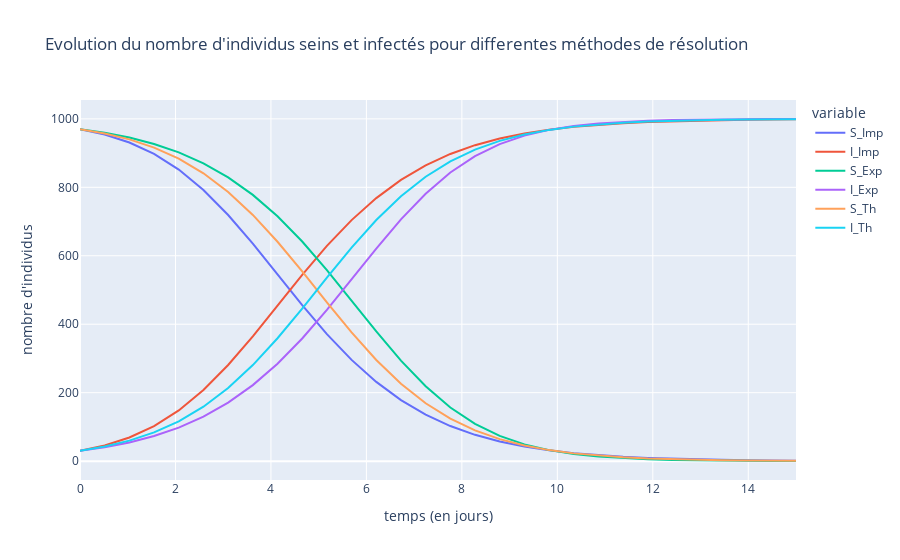

Notebook source saved alongside this figure:
### Markdown cell above
On convertit nos données sous forme pandas pour pouvoir les visualiser sur un graphique interactif pour pouvoir zoomer si besoin dans certaines zones. On peut cliquer sur les variables sur le coté pour les faire disparaitres si besoin et se concentrer que sur certaines courbes.

### Code cell
# Transformation en pandas
df = pd.DataFrame({'S_Imp':XEI[:,0] ,'I_Imp':XEI[:,1], 'S_Exp':XEE[:,0], 'I_Exp':XEE[:,1],'S_Th':XTH[:,0], 'I_Th':XTH[:,1]
                   }) 
df.insert(0, 'temps (en jours)', T) # ajout du temps en jours en colonne 1

# Affichage avec plotly
fig = px.line(df, x='temps (en jours)', y=['S_Imp','I_Imp','S_Exp','I_Exp','S_Th','I_Th'], labels=dict(index="temps (en jours)", value="nombre d'individus", title=""), title="Evolution du nombre d'individus seins et infectés pour differentes méthodes de résolution")
fig.show()

### Figure 1 — Plotly figure (JSON) as saved in the notebook; plotly's stock layout.template omitted (floating-point values rounded to 4 significant figures)
{"data": [{"hovertemplate": "variable=S_Imp<br>temps (en jours)=%{x}<br>nombre d'individus=%{y}<extra></extra>", "legendgroup": "S_Imp", "line": {"color": "#636efa", "dash": "solid"}, "marker": {"symbol": "circle"}, "mode": "lines", "name": "S_Imp", "orientation": "v", "showlegend": true, "type": "scatter", "x": [0, 0.5172, 1.034, 1.552, 2.069, 2.586, 3.103, 3.621, 4.138, 4.655, 5.172, 5.69, 6.207, 6.724, 7.241, 7.759, 8.276, 8.793, 9.31, 9.828, 10.34, 10.86, 11.38, 11.9, 12.41, 12.93, 13.45, 13.97, 14.48, 15], "xaxis": "x", "y": [970, 954.2, 930.9, 897.6, 851.9, 792.3, 719.2, 635.3, 545.5, 455.7, 371.2, 295.8, 231.4, 178.3, 135.8, 102.5, 76.84, 57.29, 42.54, 31.5, 23.27, 17.16, 12.64, 9.304, 6.844, 5.031, 3.697, 2.716, 1.995, 1.466], "yaxis": "y"}, {"hovertemplate": "variable=I_Imp<br>temps (en jours)=%{x}<br>nombre d'individus=%{y}<extra></extra>", "legendgroup": "I_Imp", "line": {"color": "#EF553B", "dash": "solid"}, "marker": {"symbol": "circle"}, "mode": "lines", "name": "I_Imp", "orientation": "v", "showlegend": true, "type": "scatter", "x": [0, 0.5172, 1.034, 1.552, 2.069, 2.586, 3.103, 3.621, 4.138, 4.655, 5.172, 5.69, 6.207, 6.724, 7.241, 7.759, 8.276, 8.793, 9.31, 9.828, 10.34, 10.86, 11.38, 11.9, 12.41, 12.93, 13.45, 13.97, 14.48, 15], "xaxis": "x", "y": [30, 45.83, 69.14, 102.4, 148.1, 207.7, 280.8, 364.7, 454.5, 544.3, 628.8, 704.2, 768.6, 821.7, 864.2, 897.5, 923.2, 942.7, 957.5, 968.5, 976.7, 982.8, 987.4, 990.7, 993.2, 995.0, 996.3, 997.3, 998.0, 998.5], "yaxis": "y"}, {"hovertemplate": "variable=S_Exp<br>temps (en jours)=%{x}<br>nombre d'individus=%{y}<extra></extra>", "legendgroup": "S_Exp", "line": {"color": "#00cc96", "dash": "solid"}, "marker": {"symbol": "circle"}, "mode": "lines", "name": "S_Exp", "orientation": "v", "showlegend": true, "type": "scatter", "x": [0, 0.5172, 1.034, 1.552, 2.069, 2.586, 3.103, 3.621, 4.138, 4.655, 5.172, 5.69, 6.207, 6.724, 7.241, 7.759, 8.276, 8.793, 9.31, 9.828, 10.34, 10.86, 11.38, 11.9, 12.41, 12.93, 13.45, 13.97, 14.48, 15], "xaxis": "x", "y": [970, 959.5, 945.4, 926.7, 902.1, 870.1, 829.2, 777.9, 715.4, 641.6, 558.4, 469.1, 378.9, 293.7, 218.6, 156.8, 108.9, 73.76, 49.02, 32.14, 20.88, 13.48, 8.664, 5.554, 3.554, 2.272, 1.451, 0.9265, 0.5914, 0.3774], "yaxis": "y"}, {"hovertemplate": "variable=I_Exp<br>temps (en jours)=%{x}<br>nombre d'individus=%{y}<extra></extra>", "legendgroup": "I_Exp", "line": {"color": "#ab63fa", "dash": "solid"}, "marker": {"symbol": "circle"}, "mode": "lines", "name": "I_Exp", "orientation": "v", "showlegend": true, "type": "scatter", "x": [0, 0.5172, 1.034, 1.552, 2.069, 2.586, 3.103, 3.621, 4.138, 4.655, 5.172, 5.69, 6.207, 6.724, 7.241, 7.759, 8.276, 8.793, 9.31, 9.828, 10.34, 10.86, 11.38, 11.9, 12.41, 12.93, 13.45, 13.97, 14.48, 15], "xaxis": "x", "y": [30, 40.54, 54.62, 73.31, 97.91, 129.9, 170.8, 222.1, 284.6, 358.4, 441.6, 530.9, 621.1, 706.3, 781.4, 843.2, 891.1, 926.2, 951.0, 967.9, 979.1, 986.5, 991.3, 994.4, 996.4, 997.7, 998.5, 999.1, 999.4, 999.6], "yaxis": "y"}, {"hovertemplate": "variable=S_Th<br>temps (en jours)=%{x}<br>nombre d'individus=%{y}<extra></extra>", "legendgroup": "S_Th", "line": {"color": "#FFA15A", "dash": "solid"}, "marker": {"symbol": "circle"}, "mode": "lines", "name": "S_Th", "orientation": "v", "showlegend": true, "type": "scatter", "x": [0, 0.5172, 1.034, 1.552, 2.069, 2.586, 3.103, 3.621, 4.138, 4.655, 5.172, 5.69, 6.207, 6.724, 7.241, 7.759, 8.276, 8.793, 9.31, 9.828, 10.34, 10.86, 11.38, 11.9, 12.41, 12.93, 13.45, 13.97, 14.48, 15], "xaxis": "x", "y": [970, 957.5, 940.0, 916.1, 883.7, 841.0, 786.5, 719.4, 641.0, 554.2, 463.9, 376.0, 295.5, 226.0, 169.0, 124.0, 89.72, 64.22, 45.6, 32.2, 22.64, 15.87, 11.1, 7.756, 5.413, 3.775, 2.631, 1.833, 1.277, 0.8896], "yaxis": "y"}, {"hovertemplate": "variable=I_Th<br>temps (en jours)=%{x}<br>nombre d'individus=%{y}<extra></extra>", "legendgroup": "I_Th", "line": {"color": "#19d3f3", "dash": "solid"}, "marker": {"symbol": "circle"}, "mode": "lines", "name": "I_Th", "orientation": "v", "showlegend": true, "type": "scatter", "x": [0, 0.5172, 1.034, 1.552, 2.069, 2.586, 3.103, 3.621, 4.138, 4.655, 5.172, 5.69, 6.207, 6.724, 7.241, 7.759, 8.276, 8.793, 9.31, 9.828, 10.34, 10.86, 11.38, 11.9, 12.41, 12.93, 13.45, 13.97, 14.48, 15], "xaxis": "x", "y": [30, 42.53, 59.98, 83.95, 116.3, 159.0, 213.5, 280.6, 359.0, 445.8, 536.1, 624.0, 704.5, 774.0, 831.0, 876.0, 910.3, 935.8, 954.4, 967.8, 977.4, 984.1, 988.9, 992.2, 994.6, 996.2, 997.4, 998.2, 998.7, 999.1], "yaxis": "y"}], "layout": {"legend": {"title": {"text": "variable"}, "tracegroupgap": 0}, "title": {"text": "Evolution du nombre d'individus seins et infectés pour differentes méthodes de résolution"}, "xaxis": {"anchor": "y", "domain": [0, 1], "title": {"text": "temps (en jours)"}}, "yaxis": {"anchor": "x", "domain": [0, 1], "title": {"text": "nombre d'individus"}}}}
